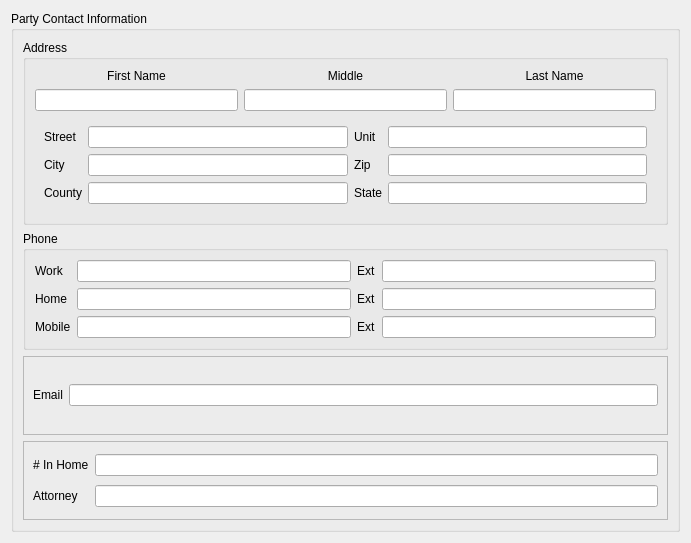
<?xml version="1.0" encoding="UTF-8"?>
<ui version="4.0">
 <class>PartyDetailsForm</class>
 <widget class="QWidget" name="PartyDetailsForm">
  <property name="geometry">
   <rect>
    <x>0</x>
    <y>0</y>
    <width>691</width>
    <height>543</height>
   </rect>
  </property>
  <property name="windowTitle">
   <string>Form</string>
  </property>
  <layout class="QGridLayout" name="gridLayout">
   <item row="0" column="0">
    <widget class="QGroupBox" name="groupBox">
     <property name="title">
      <string>Party Contact Information</string>
     </property>
     <layout class="QVBoxLayout" name="verticalLayout">
      <item>
       <widget class="QGroupBox" name="addressGroupBox">
        <property name="title">
         <string>Address</string>
        </property>
        <layout class="QGridLayout" name="gridLayout_2">
         <item row="0" column="0">
          <widget class="QLabel" name="firstLabel">
           <property name="text">
            <string>First Name</string>
           </property>
           <property name="alignment">
            <set>Qt::AlignCenter</set>
           </property>
          </widget>
         </item>
         <item row="0" column="2">
          <widget class="QLabel" name="lastLabel">
           <property name="text">
            <string>Last Name</string>
           </property>
           <property name="alignment">
            <set>Qt::AlignCenter</set>
           </property>
          </widget>
         </item>
         <item row="1" column="1">
          <widget class="QLineEdit" name="middleLineEdit"/>
         </item>
         <item row="1" column="0">
          <widget class="QLineEdit" name="firstLineEdit"/>
         </item>
         <item row="0" column="1">
          <widget class="QLabel" name="middleLabel">
           <property name="text">
            <string>Middle</string>
           </property>
           <property name="alignment">
            <set>Qt::AlignCenter</set>
           </property>
          </widget>
         </item>
         <item row="1" column="2">
          <widget class="QLineEdit" name="lastLineEdit"/>
         </item>
         <item row="4" column="0" colspan="3">
          <widget class="QWidget" name="widget" native="true">
           <layout class="QGridLayout" name="gridLayout_3">
            <item row="0" column="0">
             <widget class="QLabel" name="streetLabel">
              <property name="text">
               <string>Street</string>
              </property>
             </widget>
            </item>
            <item row="2" column="2">
             <widget class="QLabel" name="statelabel">
              <property name="text">
               <string>State</string>
              </property>
             </widget>
            </item>
            <item row="2" column="0">
             <widget class="QLabel" name="countyLabel">
              <property name="text">
               <string>County</string>
              </property>
             </widget>
            </item>
            <item row="2" column="1">
             <widget class="QLineEdit" name="countyLineEdit"/>
            </item>
            <item row="2" column="3">
             <widget class="QLineEdit" name="stateLineEdit"/>
            </item>
            <item row="1" column="0">
             <widget class="QLabel" name="cityLabel">
              <property name="text">
               <string>City</string>
              </property>
             </widget>
            </item>
            <item row="0" column="1">
             <widget class="QLineEdit" name="streetLineEdit"/>
            </item>
            <item row="1" column="1">
             <widget class="QLineEdit" name="cityLineEdit"/>
            </item>
            <item row="0" column="2">
             <widget class="QLabel" name="unitLabel">
              <property name="text">
               <string>Unit</string>
              </property>
             </widget>
            </item>
            <item row="1" column="2">
             <widget class="QLabel" name="zipLabel">
              <property name="text">
               <string>Zip</string>
              </property>
             </widget>
            </item>
            <item row="1" column="3">
             <widget class="QLineEdit" name="zipLineEdit"/>
            </item>
            <item row="0" column="3">
             <widget class="QLineEdit" name="unitLineEdit"/>
            </item>
           </layout>
          </widget>
         </item>
        </layout>
       </widget>
      </item>
      <item>
       <widget class="QGroupBox" name="phoneGroupBox">
        <property name="title">
         <string>Phone</string>
        </property>
        <layout class="QGridLayout" name="gridLayout_4">
         <item row="0" column="4">
          <widget class="QLineEdit" name="workExtLineEdit"/>
         </item>
         <item row="2" column="4">
          <widget class="QLineEdit" name="mobileExtLineEdit"/>
         </item>
         <item row="1" column="4">
          <widget class="QLineEdit" name="homeExtLineEdit"/>
         </item>
         <item row="1" column="1">
          <widget class="QLineEdit" name="homeLineEdit"/>
         </item>
         <item row="2" column="0">
          <widget class="QLabel" name="mobileLabel">
           <property name="text">
            <string>Mobile</string>
           </property>
          </widget>
         </item>
         <item row="0" column="3">
          <widget class="QLabel" name="workExtLabel">
           <property name="text">
            <string>Ext</string>
           </property>
          </widget>
         </item>
         <item row="1" column="0">
          <widget class="QLabel" name="homeLabel">
           <property name="text">
            <string>Home</string>
           </property>
          </widget>
         </item>
         <item row="0" column="0">
          <widget class="QLabel" name="workLabel">
           <property name="text">
            <string>Work</string>
           </property>
          </widget>
         </item>
         <item row="1" column="3">
          <widget class="QLabel" name="homeExtLabel">
           <property name="text">
            <string>Ext</string>
           </property>
          </widget>
         </item>
         <item row="2" column="3">
          <widget class="QLabel" name="mobileExtLabel">
           <property name="text">
            <string>Ext</string>
           </property>
          </widget>
         </item>
         <item row="2" column="1">
          <widget class="QLineEdit" name="mobileLineEdit"/>
         </item>
         <item row="0" column="1">
          <widget class="QLineEdit" name="workLineEdit"/>
         </item>
        </layout>
       </widget>
      </item>
      <item>
       <widget class="QFrame" name="emailFrame">
        <property name="frameShape">
         <enum>QFrame::StyledPanel</enum>
        </property>
        <property name="frameShadow">
         <enum>QFrame::Raised</enum>
        </property>
        <layout class="QGridLayout" name="gridLayout_5">
         <item row="0" column="0">
          <widget class="QLabel" name="emailLabel">
           <property name="text">
            <string>Email</string>
           </property>
          </widget>
         </item>
         <item row="0" column="1">
          <widget class="QLineEdit" name="emailLineEdit"/>
         </item>
        </layout>
       </widget>
      </item>
      <item>
       <widget class="QFrame" name="miscFrame">
        <property name="frameShape">
         <enum>QFrame::StyledPanel</enum>
        </property>
        <property name="frameShadow">
         <enum>QFrame::Raised</enum>
        </property>
        <layout class="QGridLayout" name="gridLayout_6">
         <item row="0" column="0">
          <widget class="QLabel" name="numInHomeLabel">
           <property name="text">
            <string># In Home</string>
           </property>
          </widget>
         </item>
         <item row="0" column="1">
          <widget class="QLineEdit" name="numInHomeLineEdit"/>
         </item>
         <item row="1" column="0">
          <widget class="QLabel" name="attorneyLabel">
           <property name="text">
            <string>Attorney</string>
           </property>
          </widget>
         </item>
         <item row="1" column="1">
          <widget class="QLineEdit" name="attorneyLineEdit"/>
         </item>
        </layout>
       </widget>
      </item>
     </layout>
    </widget>
   </item>
  </layout>
 </widget>
 <resources/>
 <connections/>
</ui>
